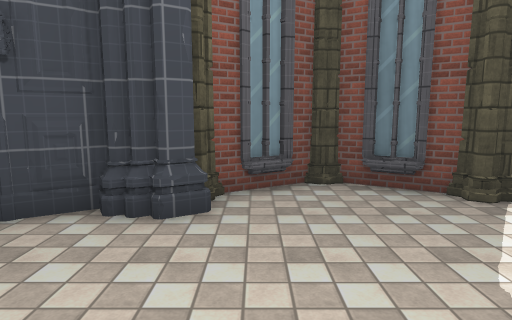
view 1 (above)

16 first-person views from a walk through a scene from a Unity 3-D project. The camera is 1.5 m above the floor, tilts 8° down and sees 75° across. The floor is counted in squares, 1 m on a side. Each view is taken from the middle of a square. On the plan, view 1 faces up. The plan holds only what a view shows up to about 15 squares ahead; the rest is blank. The place goes on beyond the plan. Some animated figures are not drawn. Surface patterns are stand-ins for the level's own textures.

view 2
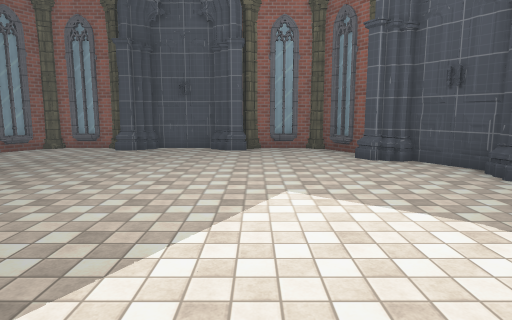

view 3
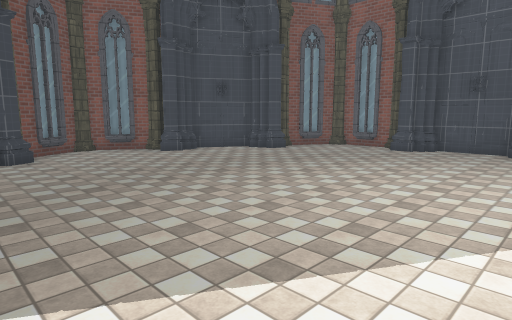

view 4
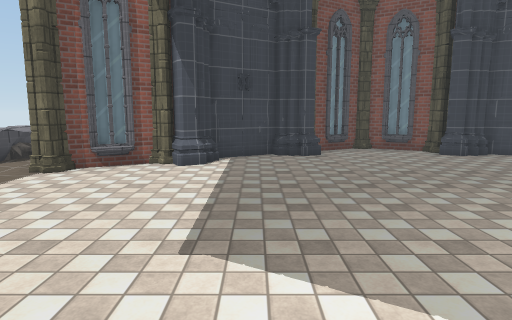

view 5
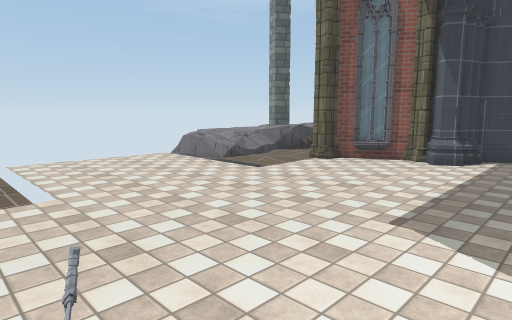

view 6
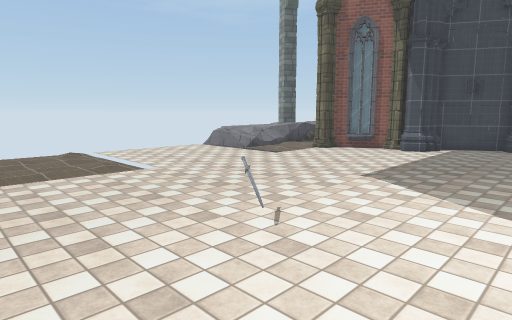

view 7
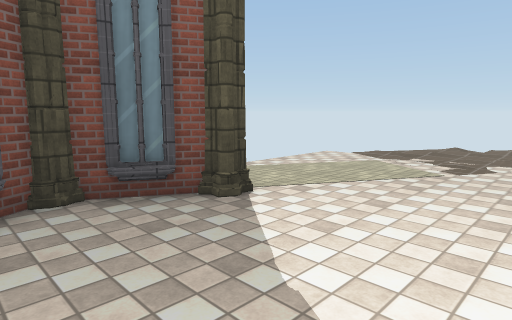

view 8
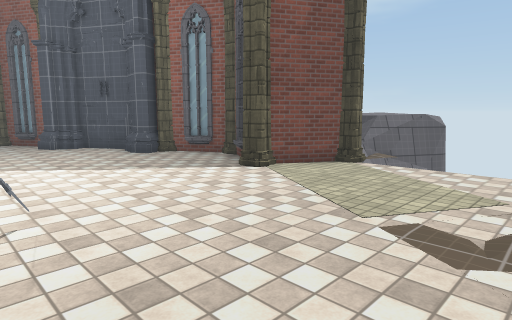

view 9
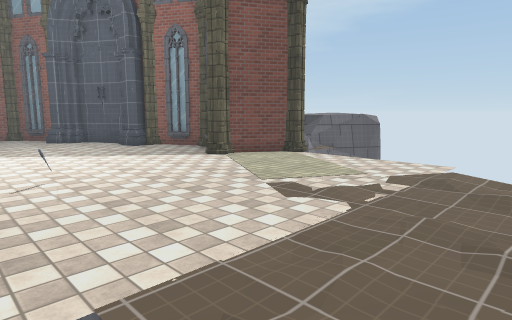

view 10
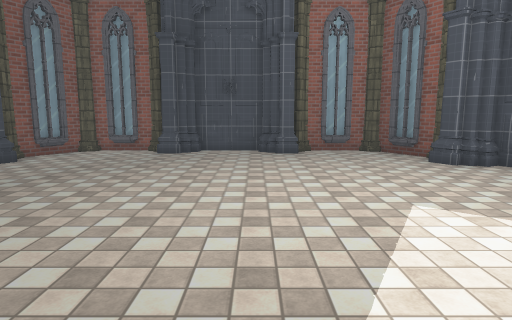

view 11
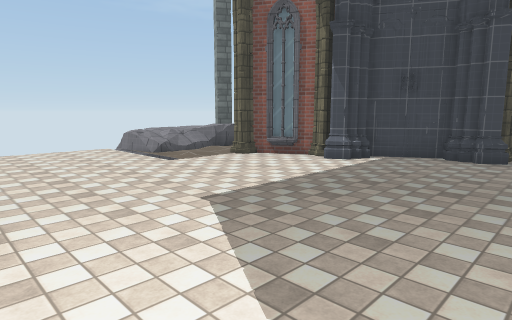

view 12
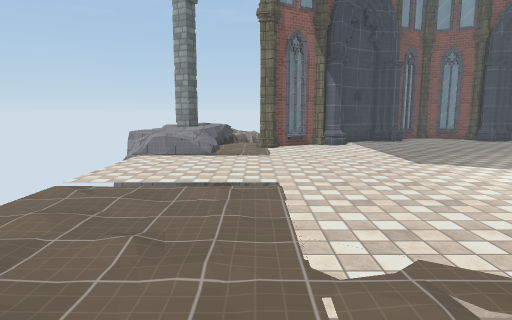

view 13
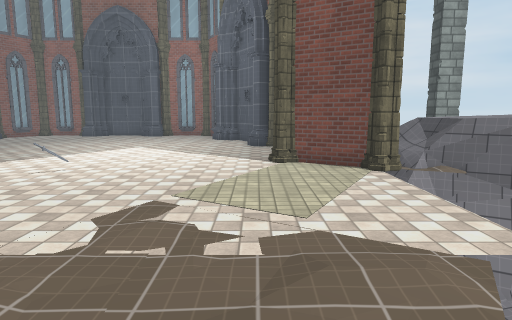

view 14
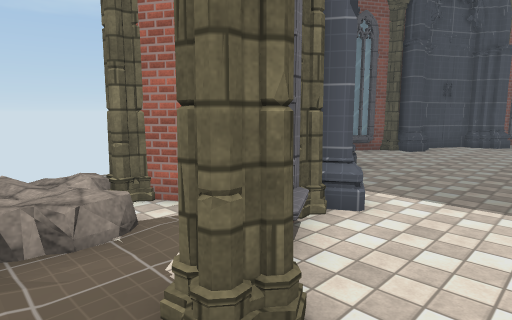

view 15
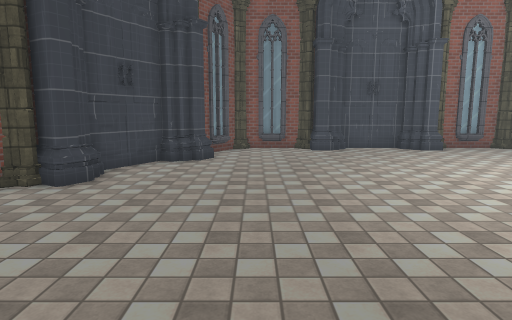

view 16
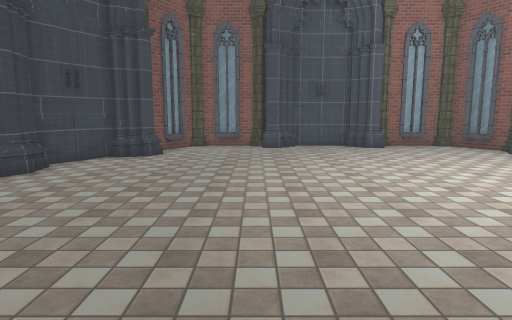

### Floor plan
Key: @ floor where view 1 was taken; # wall or solid block; . main floor; : floor 0.25 m higher than the main floor; + floor 0.5 m higher than the main floor; * floor 0.75 m higher than the main floor; % floor 1 m higher than the main floor; / step, stairs or slope; = window, fence, low wall or low ledge; v drop or lower ground; O other object.
Columns run from 9 left of view 1 to 17 right of it. Each row starts with its distance up from view 1.
 11              ###vv
 10             O==vvvv
  9               OO
  8           OO  #O.....
  7          #O####.......v
  6         O#..#O.........v
  5      ####................
  4     ##...................v
  3   #O#.....................
  2 O##......................
  1 #.........................
  0 ##.......@......O.........
 -1 OO...................vvvv=
 -2 ##........................
 -3 #.........................
 -4 #.........................
 -5 ##........................
 -6 ##........................
 -7 ##...................vvvv=v
 -8 ##.....................++=:
 -9  #.....................+*==
-10  #.................#OO.=**
-11   #O#............#O#...=
-12     ##..........## .//.%
-13      ####....####  #
-14         ##..##     OO
-15          ####

Positions as (right, up) in squares from view 1, and headings:
1: (0, 0), facing up
2: (6, -1), facing left
3: (6, -1), facing down-left
4: (6, -1), facing down
5: (5, 0), facing down-right
6: (3, 3), facing down-right
7: (0, 1), facing up-right
8: (11, -1), facing up-left
9: (14, -2), facing up-left
10: (5, -3), facing left
11: (2, -1), facing down-right
12: (12, 6), facing down
13: (15, 5), facing left
14: (13, -8), facing down-left
15: (6, -9), facing left
16: (7, -7), facing left
